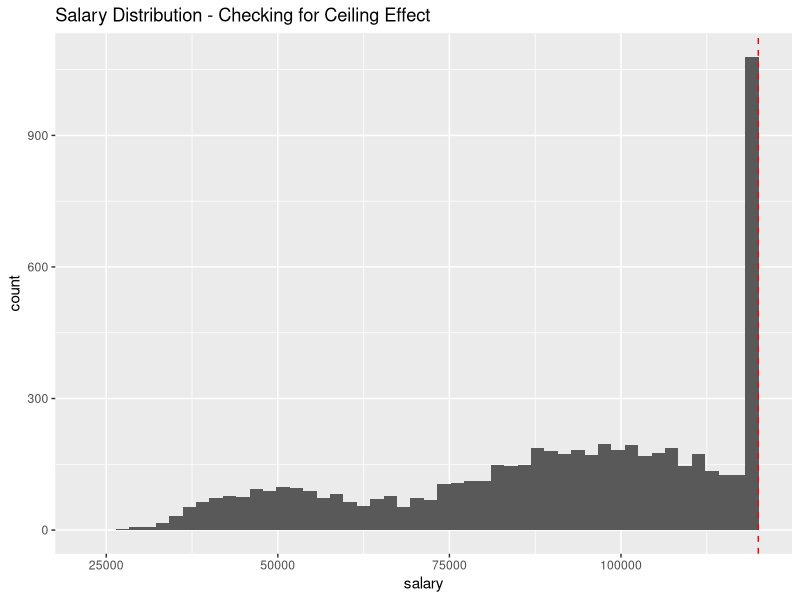
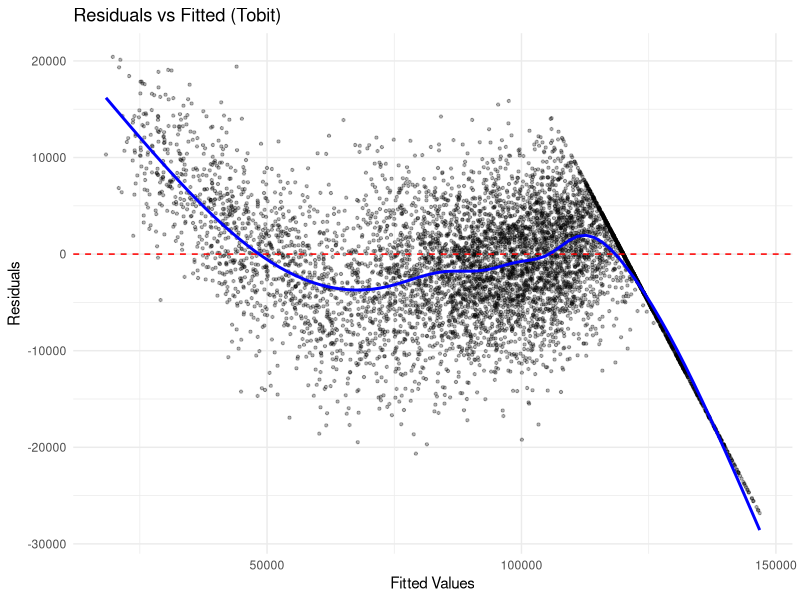
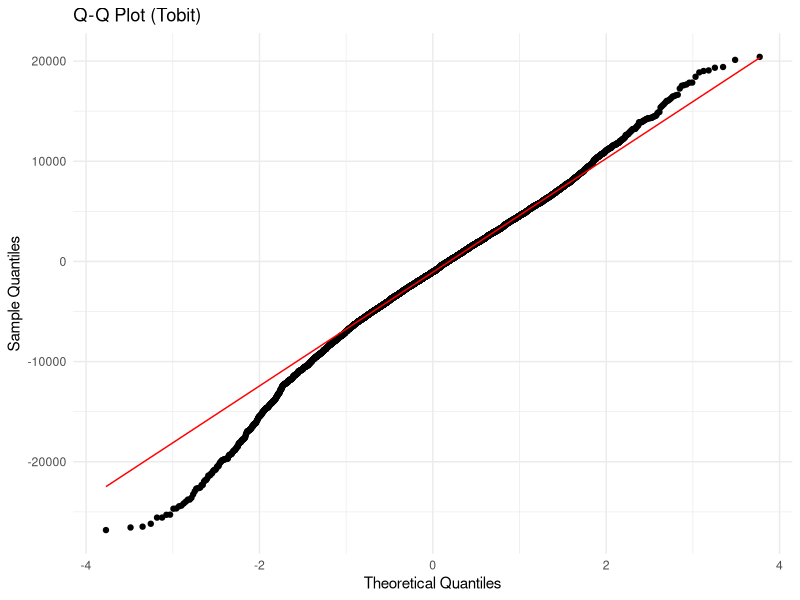
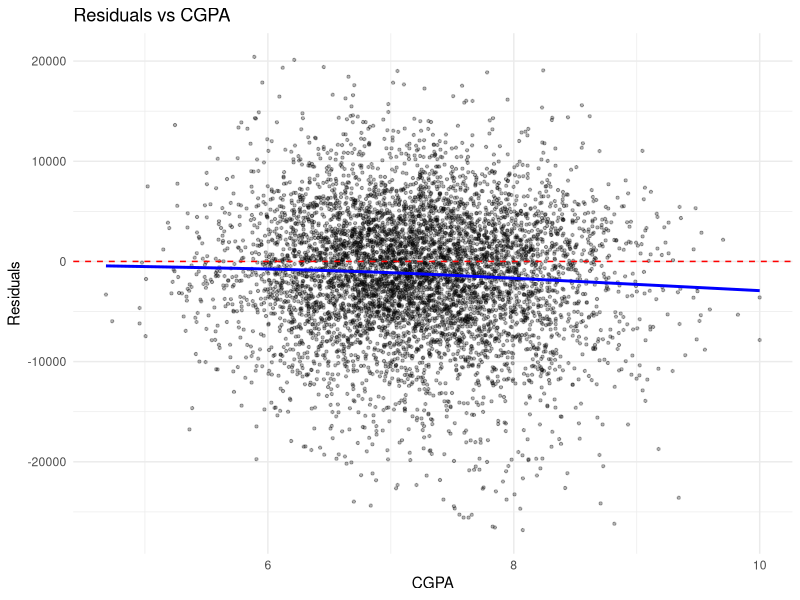
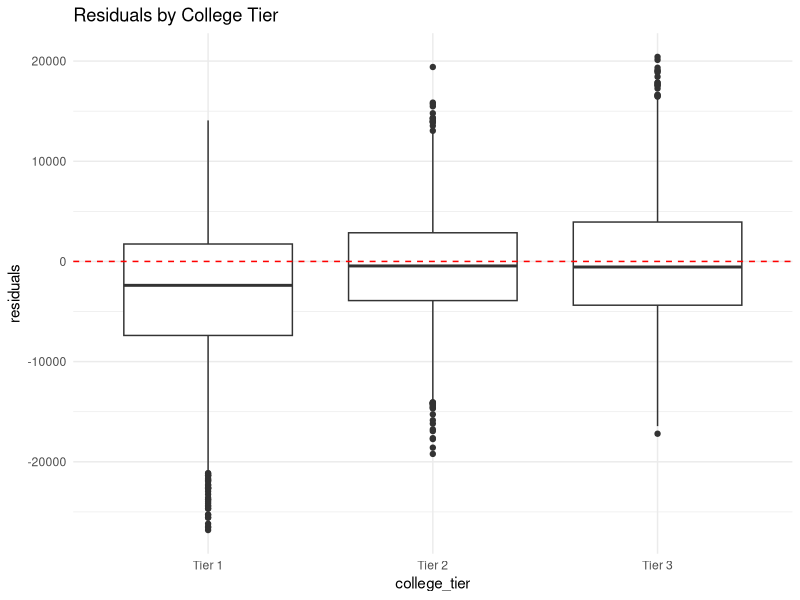
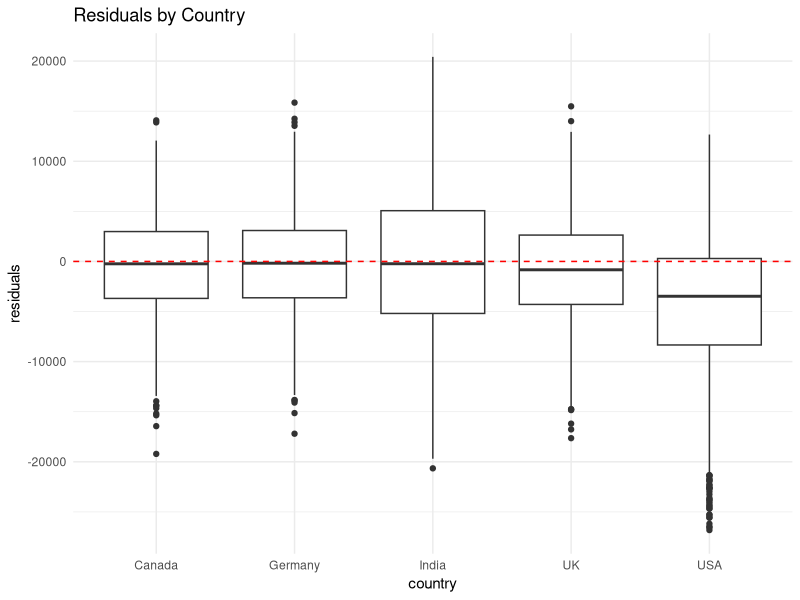
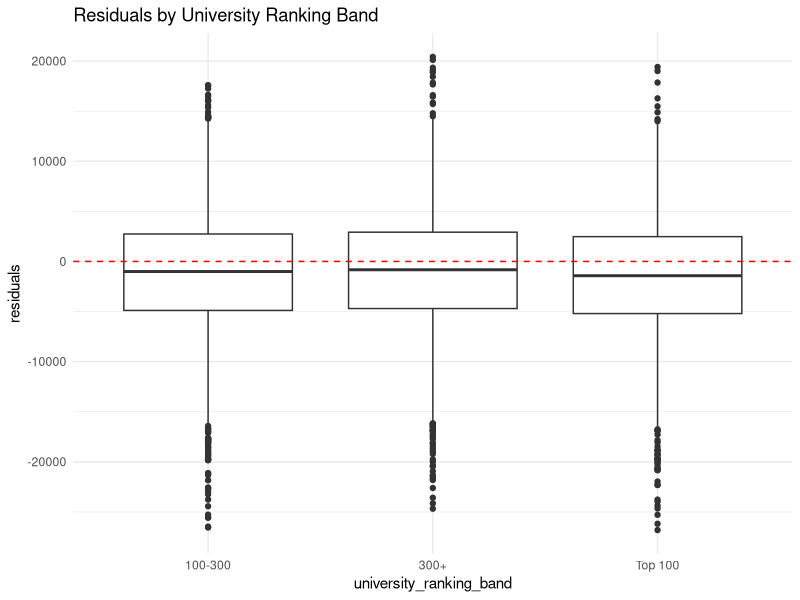
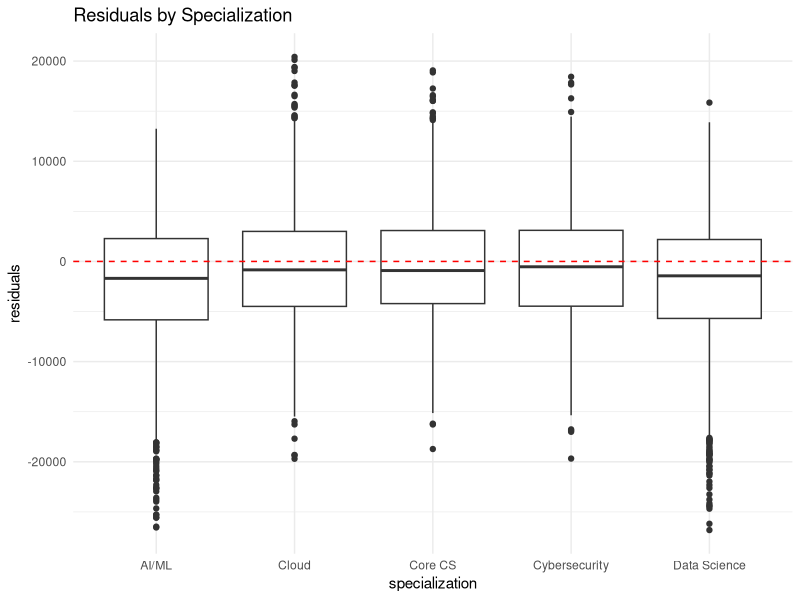

The R script that drew these images, in order:
library(tidyverse)
library(broom)

df <- read_csv("data/placed_salary_data.csv", show_col_types = FALSE) %>%
  mutate(
    college_tier            = factor(college_tier),
    country                 = factor(country),
    university_ranking_band = factor(university_ranking_band),
    specialization          = factor(specialization),
    industry                = factor(industry)
  )

# Your selected model (without the dropped predictors)
model <- lm(
  salary ~ cgpa + aptitude_score + college_tier + country +
    university_ranking_band + specialization + industry,
  data = df
)

dir.create("output/figures", recursive = TRUE, showWarnings = FALSE)

# ── Plot all four diagnostic plots at once ────────────────────────────────────
png("output/figures/residual_diagnostics.png", width = 1200, height = 1000, res = 120)
par(mfrow = c(2, 2))  # 2x2 grid
plot(model)
dev.off()

cat("Saved to output/figures/residual_diagnostics.png\n")


# investigating 120000 cut off
ggplot(df, aes(x = salary)) +
  geom_histogram(bins = 50) +
  geom_vline(xintercept = 120000, color = "red", linetype = "dashed") +
  labs(title = "Salary Distribution - Checking for Ceiling Effect")

ggsave("output/figures/salary_ceiling_check.png", width = 8, height = 5)

# tobit model to account for 120000 dollar ceilling

library(AER)

tobit_model <- tobit(
  salary ~ cgpa + aptitude_score + college_tier + country +
    university_ranking_band + specialization + industry,
  right = 120000,   # the ceiling value
  data = df
)

# manual residual plot and Q-Q plot, plot(tobit_model) is not supported
fitted_vals <- fitted(tobit_model)
resid_vals  <- residuals(tobit_model)

diag_df <- data.frame(
  fitted    = fitted_vals,
  residuals = resid_vals
)

# ── Residuals vs Fitted ───────────────────────────────────────────────────────
ggplot(diag_df, aes(x = fitted, y = residuals)) +
  geom_point(alpha = 0.3, size = 0.8) +
  geom_hline(yintercept = 0, color = "red", linetype = "dashed") +
  geom_smooth(se = FALSE, color = "blue") +
  labs(title = "Residuals vs Fitted (Tobit)", x = "Fitted Values", y = "Residuals") +
  theme_minimal()

ggsave("output/figures/tobit_resid_vs_fitted.png", width = 8, height = 5)

# ── Q-Q Plot ──────────────────────────────────────────────────────────────────
ggplot(diag_df, aes(sample = residuals)) +
  stat_qq() +
  stat_qq_line(color = "red") +
  labs(title = "Q-Q Plot (Tobit)", x = "Theoretical Quantiles", y = "Sample Quantiles") +
  theme_minimal()

ggsave("output/figures/tobit_qq.png", width = 8, height = 5)

cbind(
  OLS   = coef(model)[1:5],
  Tobit = coef(tobit_model)[1:5]
)

# tobit seems to improve the coefficients on our predictors, but even the residuals 
# before 120000 appear to follow a bowl shape which suggests a non-linear relationship
# Plot CGPA residuals directly
ggplot(diag_df, aes(x = df$cgpa, y = residuals)) +
  geom_point(alpha = 0.3, size = 0.8) +
  geom_hline(yintercept = 0, color = "red", linetype = "dashed") +
  geom_smooth(se = FALSE, color = "blue") +
  labs(title = "Residuals vs CGPA", x = "CGPA", y = "Residuals") +
  theme_minimal()

ggsave("output/figures/resid_vs_cgpa.png", width = 8, height = 5)

# cgpa seems well behaved

# check categorical data
diag_df <- diag_df %>%
  mutate(
    college_tier            = df$college_tier,
    country                 = df$country,
    university_ranking_band = df$university_ranking_band,
    specialization          = df$specialization,
    industry                = df$industry
  )

# College tier
ggplot(diag_df, aes(x = college_tier, y = residuals)) +
  geom_boxplot() +
  geom_hline(yintercept = 0, color = "red", linetype = "dashed") +
  labs(title = "Residuals by College Tier") +
  theme_minimal()
ggsave("output/figures/resid_by_college_tier.png", width = 8, height = 5)

# Country
ggplot(diag_df, aes(x = country, y = residuals)) +
  geom_boxplot() +
  geom_hline(yintercept = 0, color = "red", linetype = "dashed") +
  labs(title = "Residuals by Country") +
  theme_minimal()
ggsave("output/figures/resid_by_country.png", width = 8, height = 5)

# University ranking band
ggplot(diag_df, aes(x = university_ranking_band, y = residuals)) +
  geom_boxplot() +
  geom_hline(yintercept = 0, color = "red", linetype = "dashed") +
  labs(title = "Residuals by University Ranking Band") +
  theme_minimal()
ggsave("output/figures/resid_by_ranking.png", width = 8, height = 5)

# Specialization
ggplot(diag_df, aes(x = specialization, y = residuals)) +
  geom_boxplot() +
  geom_hline(yintercept = 0, color = "red", linetype = "dashed") +
  theme(axis.text.x = element_text(angle = 20, hjust = 1)) +
  labs(title = "Residuals by Specialization") +
  theme_minimal()
ggsave("output/figures/resid_by_specialization.png", width = 8, height = 5)

# Industry
ggplot(diag_df, aes(x = industry, y = residuals)) +
  geom_boxplot() +
  geom_hline(yintercept = 0, color = "red", linetype = "dashed") +
  theme(axis.text.x = element_text(angle = 20, hjust = 1)) +
  labs(title = "Residuals by Industry") +
  theme_minimal()
ggsave("output/figures/resid_by_industry.png", width = 8, height = 5)


# individually, catagorical predictors seem to behave correctly
# let's check interaction between categorical data:

model_interaction <- lm(
  salary ~ cgpa + aptitude_score + college_tier * country +
    university_ranking_band + specialization + industry,
  data = df
)

anova(model, model_interaction)

# ANOVA table tells us interaction between country and university tier is very significant
# tier 1 in USA is not the same as tier 1 in india
# see below how different tier have differnt events depending on country
df %>%
  group_by(college_tier, country) %>%
  summarise(mean_salary = mean(salary), .groups = "drop") %>%
  ggplot(aes(x = college_tier, y = mean_salary, color = country, group = country)) +
  geom_line() +
  geom_point(size = 3) +
  scale_y_continuous(labels = scales::comma) +
  labs(
    title = "Mean Salary by College Tier and Country",
    subtitle = "Non-parallel lines indicate an interaction effect",
    x = "College Tier", y = "Mean Salary", color = "Country"
  ) +
  theme_minimal()

ggsave("output/figures/interaction_plot.png", width = 9, height = 6)


# side by side comparison of residuals of base vs interaction model

# Build both models
model_base <- lm(
  salary ~ cgpa + aptitude_score + college_tier + country +
    university_ranking_band + specialization + industry,
  data = df
)

model_interaction <- lm(
  salary ~ cgpa + aptitude_score + college_tier * country +
    university_ranking_band + specialization + industry,
  data = df
)

# Combine residuals from both into one dataframe
resid_comparison <- tibble(
  fitted_base        = fitted(model_base),
  residuals_base     = residuals(model_base),
  fitted_interaction = fitted(model_interaction),
  residuals_interaction = residuals(model_interaction)
)

# ── Plot 1: Residuals vs Fitted — Base Model ──────────────────────────────────
p1 <- ggplot(resid_comparison, aes(x = fitted_base, y = residuals_base)) +
  geom_point(alpha = 0.2, size = 0.8) +
  geom_hline(yintercept = 0, color = "red", linetype = "dashed") +
  geom_smooth(se = FALSE, color = "blue") +
  scale_x_continuous(labels = scales::comma) +
  scale_y_continuous(labels = scales::comma) +
  labs(
    title    = "Base Model",
    subtitle = "Without college_tier * country interaction",
    x        = "Fitted Values",
    y        = "Residuals"
  ) +
  theme_minimal()

# ── Plot 2: Residuals vs Fitted — Interaction Model ───────────────────────────
p2 <- ggplot(resid_comparison, aes(x = fitted_interaction, y = residuals_interaction)) +
  geom_point(alpha = 0.2, size = 0.8) +
  geom_hline(yintercept = 0, color = "red", linetype = "dashed") +
  geom_smooth(se = FALSE, color = "blue") +
  scale_x_continuous(labels = scales::comma) +
  scale_y_continuous(labels = scales::comma) +
  labs(
    title    = "Interaction Model",
    subtitle = "With college_tier * country interaction",
    x        = "Fitted Values",
    y        = "Residuals"
  ) +
  theme_minimal()

# ── Side by side ──────────────────────────────────────────────────────────────
library(patchwork)

p1 + p2 +
  plot_annotation(
    title   = "Residual Comparison: Base vs Interaction Model",
    caption = "Bowl shape in base model should flatten in interaction model"
  )

ggsave("output/figures/resid_comparison.png", width = 14, height = 6, dpi = 150)
cat("Saved to output/figures/resid_comparison.png\n")
